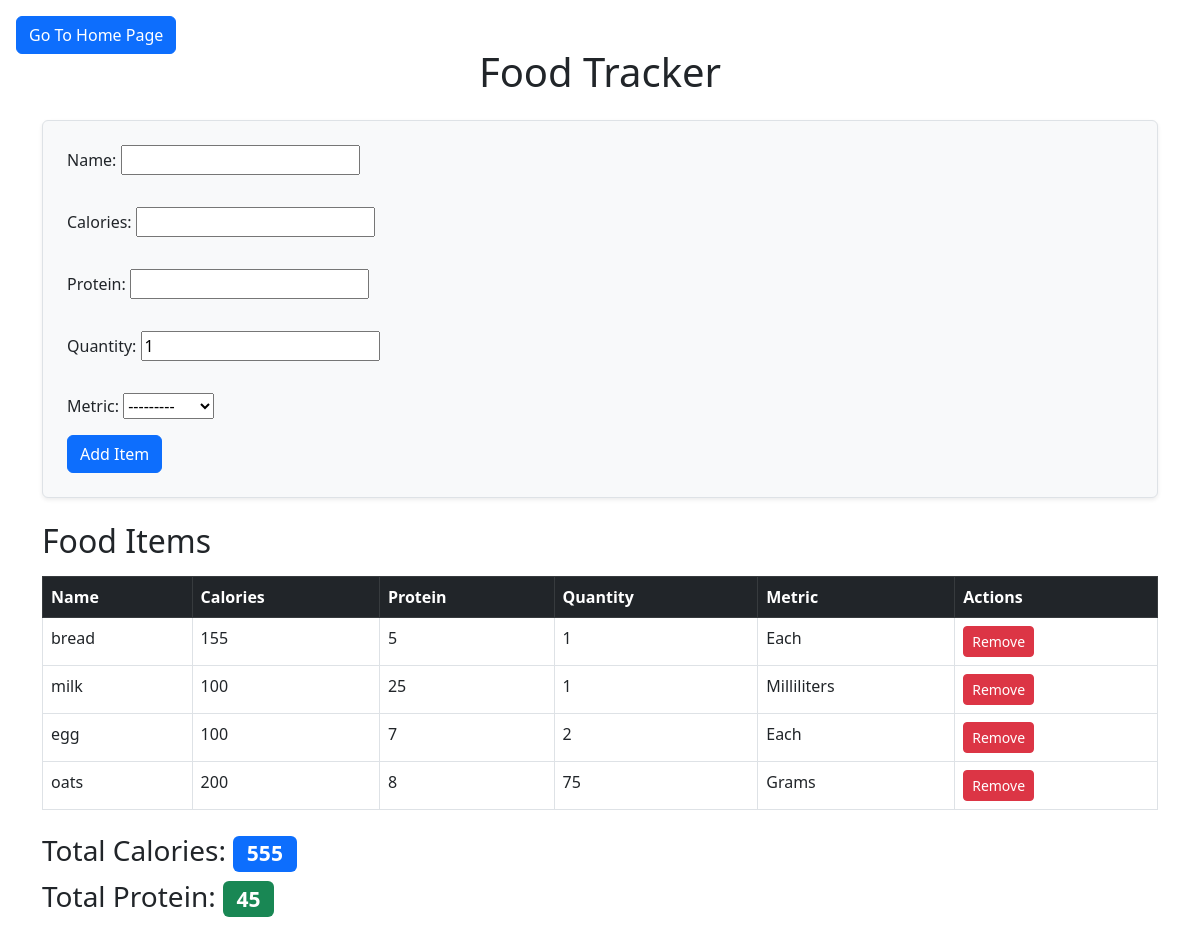
Page /products on the committed database.
### website/models.py (models this page shows, shortened)
class Product(models.Model):
    METRIC_CHOICES = [
        ('g', 'Grams'),
        ('ml', 'Milliliters'),
        ('each', 'Each')
    ]
    name = models.CharField(max_length=100)
    calories = models.PositiveIntegerField()
    protein = models.IntegerField()
    quantity = models.PositiveIntegerField(default=1)
    metric = models.CharField(max_length=10, choices=METRIC_CHOICES)

### website/views.py (the view)
# urls.py: path('products', views.products , name='products'),
def products(request):
    if request.method == 'POST':
        form = ProductForm(request.POST)
        if form.is_valid():
            form.save()
            return redirect('products')
    else:
        form = ProductForm()
    items = Product.objects.all()
    total_calories = sum(item.calories for item in items)
    total_protein = sum(item.protein for item in items)
    return render(request, 'products.html', {
        'form': form,
        'items': items,
        'total_calories': total_calories,
        'total_protein': total_protein
    })

### website/forms.py
class ProductForm(forms.ModelForm):
    class Meta:
        model = Product
        fields = ['name', 'calories', 'protein', 'quantity' , 'metric']

### website/templates/products.html (shortened to what this page needs)
<!DOCTYPE html>
<html lang="en">
<head>
    <link href="https://cdn.jsdelivr.net/npm/bootstrap@5.3.0-alpha3/dist/css/bootstrap.min.css" rel="stylesheet">
    <a href="{% url 'home' %}" class="btn btn-primary position-absolute top-0 start-0 m-3">Go To Home Page</a>
</head>
<body class="container py-5">
    <h1 class="mb-4 text-center">Food Tracker</h1>
    <form method="post" class="mb-4 border p-4 rounded bg-light shadow-sm">
        <div class="row g-3">
            {{ form.as_p }}
        </div>
        <button type="submit" class="btn btn-primary">Add Item</button>
    </form>
    <h2 class="mb-3">Food Items</h2>
    <table class="table table-bordered table-hover">
        <thead class="table-dark">
            <tr>
                <th>Name</th>
                <th>Calories</th>
                <th>Protein</th>
                <th>Quantity</th>
                <th>Metric</th>
                <th>Actions</th>
            </tr>
        </thead>
        <tbody>
            {% for item in items %}
            <tr>
                <td>{{ item.name }}</td>
                <td>{{ item.calories }}</td>
                <td>{{ item.protein }}</td>
                <td>{{ item.quantity }}</td>
                <td>{{ item.get_metric_display }}</td>
                <td>
                    <form action="{% url 'remove_product' item.id %}" method="post" style="display: inline;">
                        <button type="submit" class="btn btn-danger btn-sm" onclick="return confirm('Are you sure you want to delete this item?');">Remove</button>
                    </form>
                </td>
            </tr>
            {% endfor %}
        </tbody>
    </table>
    <div class="mt-4">
        <h3>Total Calories: <span class="badge bg-primary">{{ total_calories }}</span></h3>
        <h3>Total Protein: <span class="badge bg-success">{{ total_protein }}</span></h3>
    </div>
</body>
</html>

### rows in the picture
Product: name "bread", calories "155", protein "5", quantity "1", metric "Each"
Product: name "milk", calories "100", protein "25", quantity "1", metric "Milliliters"
Product: name "egg", calories "100", protein "7", quantity "2", metric "Each"
Product: name "oats", calories "200", protein "8", quantity "75", metric "Grams"

### other values in the picture
{{ total_calories }} "555"
{{ total_protein }} "45"
